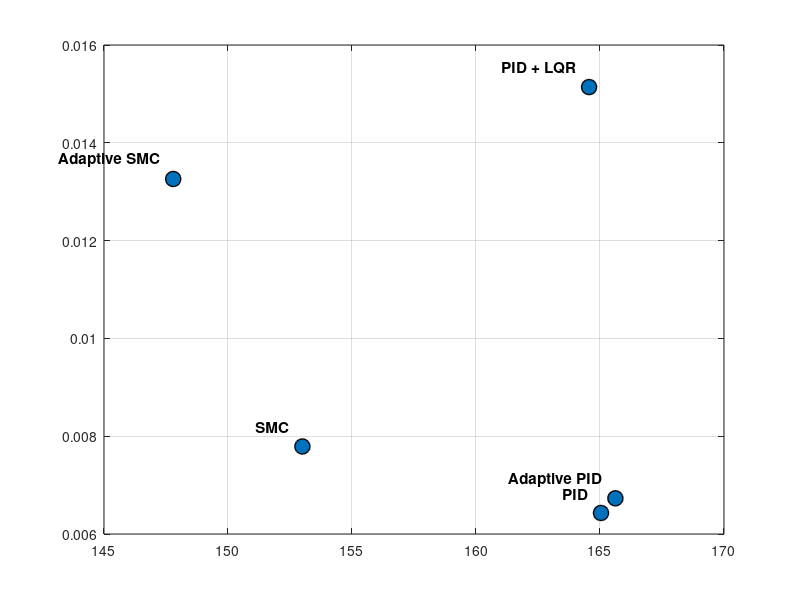

Source code (MATLAB): (Note: this script raises an error after producing the figure.)
clear; clc; close all;

% 1. DATA ENTRY (Pulled from your previous MAE tables, LQR excluded)
methods = {'PID', 'Adaptive PID', 'PID + LQR', 'SMC', 'Adaptive SMC'};

% X-Axis: Control Effort MAE (Newtons)
effort_mae = [165.04, 165.62, 164.56, 153.00, 147.79];

% Y-Axis: Tracking Error MAE (Meters)
tracking_mae = [0.00643, 0.00673, 0.01514, 0.00779, 0.01326];

% 2. CREATE THE FIGURE
figure('Color', 'w', 'Name', 'Control Methodology Trade-off', 'Position', [100, 100, 800, 500]);

% Plot the points
scatter(effort_mae, tracking_mae, 120, 'filled', ...
    'MarkerFaceColor', [0 0.4470 0.7410], ... % Deep Blue
    'MarkerEdgeColor', 'k', 'LineWidth', 1);
hold on;

% 3. ADD LABELS TO THE POINTS
for i = 1:length(methods)
    % We offset the text slightly to the left and up so it doesn't cover the dot
    text(effort_mae(i) - 0.5, tracking_mae(i) + 0.0004, methods{i}, ...
        'HorizontalAlignment', 'right', ...
        'FontSize', 11, 'FontWeight', 'bold');
end

% 4. FORMATTING THE AXES
grid on;
box on;
ax = gca;
ax.FontSize = 11;
ax.LineWidth = 1.2;
ax.GridLineStyle = '--';
ax.GridAlpha = 0.4;

% Add padding to the axes so labels don't get cut off
xlim([140, 170]);
ylim([0, 0.018]);

% 5. TITLES AND AXIS LABELS
title('Performance Trade-off: Tracking Precision vs. Control Effort', 'FontSize', 14, 'FontWeight', 'bold');
xlabel('Control Effort MAE (Newtons) \rightarrow', 'FontSize', 12, 'FontWeight', 'bold');
ylabel('Tracking Error MAE (Meters) \uparrow', 'FontSize', 12, 'FontWeight', 'bold');

% 6. ADD THE "IDEAL ZONE" ANNOTATION
% Draws a green arrow pointing to the bottom-left corner
annotation('textarrow', [0.25 0.15], [0.25 0.15], ...
    'String', 'Ideal Zone (Low Error, Low Effort)', ...
    'FontSize', 11, 'Color', [0.4660 0.6740 0.1880], ... % Green
    'FontWeight', 'bold', 'LineWidth', 2);
